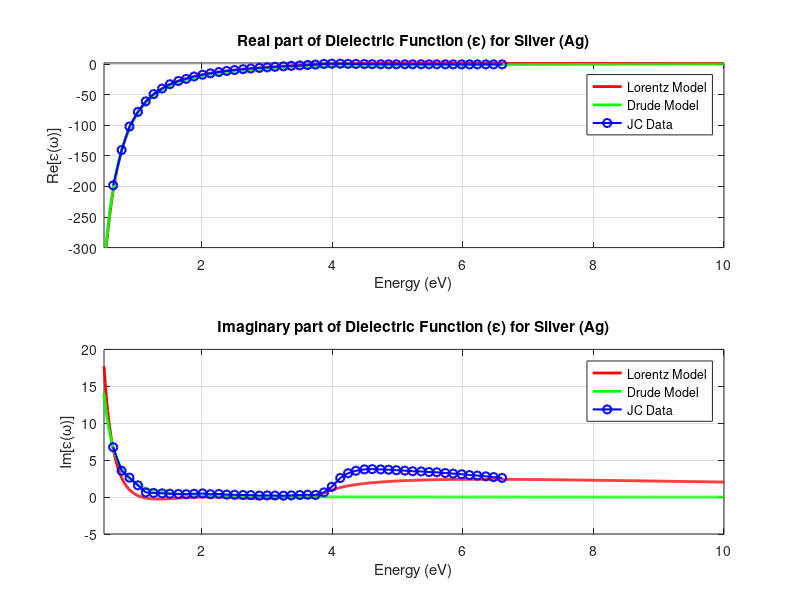

Reproduce this figure in MATLAB.
% Parameters for Ag (Silver)
epsilon_inf = 1.0;  % High-frequency dielectric constant
sigma_epsilon0 = 3157.56;  % Conductivity over epsilon_0
A_p = [-1.160e5, -4.252, -0.4960, -2.118];  % Ap [eV]
B_p = [-3050, -0.8385, -13.85, -10.23];     % Bp [eV^2]
C_p = [3.634e8, 112.2, 1.815, 14.31];       % Cp [eV^2]

% Drude model parameters
omega_p = 9.17;  % Plasma frequency in eV for silver
gamma = 0.021;   % Damping factor (collision frequency) in eV

% Energy (eV) and Angular Frequency (omega)
energy = linspace(0.5, 10, 1000);  % Energy range from 0.5 to 10 eV
omega = energy;  % Assume h-bar omega ≈ energy in eV

% Initialize real and imaginary parts of the dielectric function
epsilon_real = epsilon_inf * ones(size(omega));
epsilon_imag = -sigma_epsilon0 ./ omega;  % Conductivity term

% Calculate the dielectric function using the Lorentz model
for p = 1:4
    denom = (omega.^2 + B_p(p)).^2 + (A_p(p) .* omega).^2;
    epsilon_real = epsilon_real + C_p(p) .* (omega.^2 + B_p(p)) ./ denom;
    epsilon_imag = epsilon_imag - C_p(p) .* (A_p(p) .* omega) ./ denom;
end

% Drude model calculation
epsilon_real_drude = epsilon_inf - (omega_p^2 ./ (omega.^2 + gamma^2));
epsilon_imag_drude = (omega_p^2 .* gamma) ./ (omega .* (omega.^2 + gamma^2));

% Johnson-Christy (JC) Data
eV = [0.64, 0.77, 0.89, 1.02, 1.14, 1.26, 1.39, 1.51, 1.64, 1.76, ...
      1.88, 2.01, 2.13, 2.26, 2.38, 2.50, 2.63, 2.75, 2.88, 3.00, ...
      3.12, 3.25, 3.37, 3.50, 3.62, 3.74, 3.87, 3.99, 4.12, 4.24, ...
      4.36, 4.49, 4.61, 4.74, 4.86, 4.98, 5.11, 5.23, 5.36, 5.48, ...
      5.60, 5.73, 5.85, 5.98, 6.10, 6.22, 6.35, 6.47, 6.60];

n = [0.24, 0.15, 0.13, 0.09, 0.04, 0.04, 0.04, 0.04, 0.04, 0.04, ...
     0.05, 0.06, 0.05, 0.06, 0.05, 0.05, 0.05, 0.05, 0.04, 0.05, ...
     0.05, 0.05, 0.07, 0.10, 0.14, 0.17, 0.81, 1.13, 1.34, 1.39, ...
     1.41, 1.41, 1.38, 1.35, 1.33, 1.31, 1.30, 1.28, 1.28, 1.26, ...
     1.25, 1.22, 1.20, 1.18, 1.15, 1.14, 1.12, 1.10, 1.07];

k = [14.08, 11.85, 10.10, 8.828, 7.795, 6.992, 6.312, 5.727, 5.242, ...
     4.898, 4.483, 4.152, 3.858, 3.586, 3.324, 3.093, 2.869, 2.657, ...
     2.462, 2.275, 2.070, 1.864, 1.657, 1.419, 1.142, 0.829, 0.392, ...
     0.616, 0.964, 1.161, 1.264, 1.331, 1.372, 1.387, 1.393, 1.389, ...
     1.378, 1.367, 1.357, 1.344, 1.342, 1.336, 1.325, 1.312, 1.296, ...
     1.277, 1.255, 1.232, 1.212];

% Calculate complex refractive index N = n + ik
N = n + 1i * k;

% Calculate Johnson-Christy dielectric function e_jc = N^2
e_jc = N .* N;
e_real_jc = real(e_jc);
e_imag_jc = imag(e_jc);

% Plotting the results
figure;

% Real part plot
subplot(2, 1, 1);
plot(energy, epsilon_real, 'r', 'LineWidth', 2);
hold on;
plot(energy, epsilon_real_drude, 'g', 'LineWidth', 2);  % Drude real part
plot(eV, e_real_jc, 'bo-', 'LineWidth', 1.5);  % JC real part
xlabel('Energy (eV)');
ylabel('Re[\epsilon(\omega)]');
title('Real part of Dielectric Function (\epsilon) for Silver (Ag)');
legend('Lorentz Model', 'Drude Model', 'JC Data');
grid on;
xlim([0.5, 10]);
ylim([-300, 2]);

% Imaginary part plot
subplot(2, 1, 2);
plot(energy, epsilon_imag * -1, 'r', 'LineWidth', 2);
hold on;
plot(energy, epsilon_imag_drude, 'g', 'LineWidth', 2);  % Drude imaginary part
plot(eV, e_imag_jc, 'bo-', 'LineWidth', 1.5);  % JC imaginary part
xlabel('Energy (eV)');
ylabel('Im[\epsilon(\omega)]');
title('Imaginary part of Dielectric Function (\epsilon) for Silver (Ag)');
legend('Lorentz Model', 'Drude Model', 'JC Data');
grid on;
xlim([0.5, 10]);
